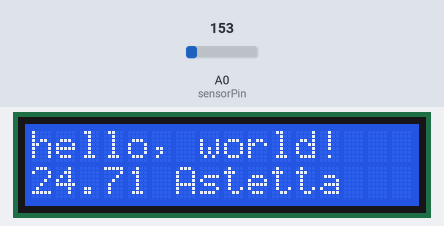
Bench run of a sketch on a simulated Arduino Uno, built with avr-gcc and run on an emulated ATmega328P. Shown: 16×2 character LCD. The test bench sets the inputs (shaded band); at power-on: A0 (sensorPin) = 153.

Above: at 1.2 s.
1.3 s: A0 (sensorPin) set to 165
At 2.4 s:
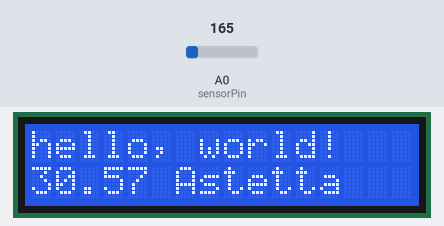
2.8 s: A0 (sensorPin) set to 175
At 3.6 s:
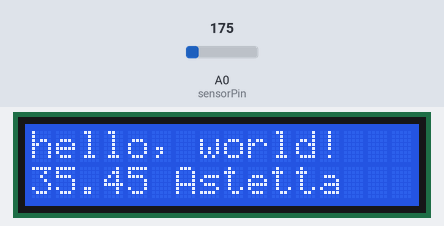
4.3 s: A0 (sensorPin) set to 191
At 4.6 s:
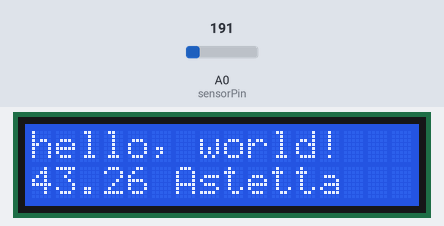
Timing chart, 0 to 7.3 s (numbered marks = the images above; inputs shaded):
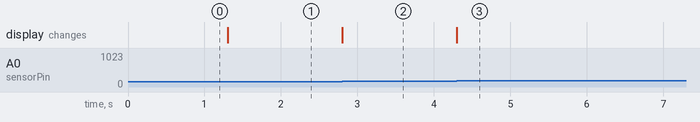

The sketch:

LCDtest.ino
```cpp
#include <LiquidCrystal.h>
LiquidCrystal lcd(12, 11, 5, 4, 3, 2);

int sensorPin=0;//tmp36 sensor

void setup() {
 // set up the LCD's number of columns and rows:
 lcd.begin(16, 2);
 // Print a message to the LCD.
 lcd.print("hello, world!");
}
void loop() {
  int reading=analogRead(sensorPin);
  float voltage =reading*5.0;
  voltage/=1024.0;
  float temperatureC=(voltage-0.5)*100;
 // set the cursor to column 0, line 1
 // (note: line 1 is the second row, since counting begins with 0):
 lcd.setCursor(0, 1);
 // print the number of seconds since reset:
 //lcd.print(millis()/1000);
 lcd.print(temperatureC);
 lcd.setCursor(6, 1);
 lcd.print("Astetta");
}
```

Measured:
- after the input at 1.3 s, the display: changes at once (image 1)
- after the input at 2.8 s, the display: changes at once (image 2)
- after the input at 4.3 s, the display: changes at once (image 3)
